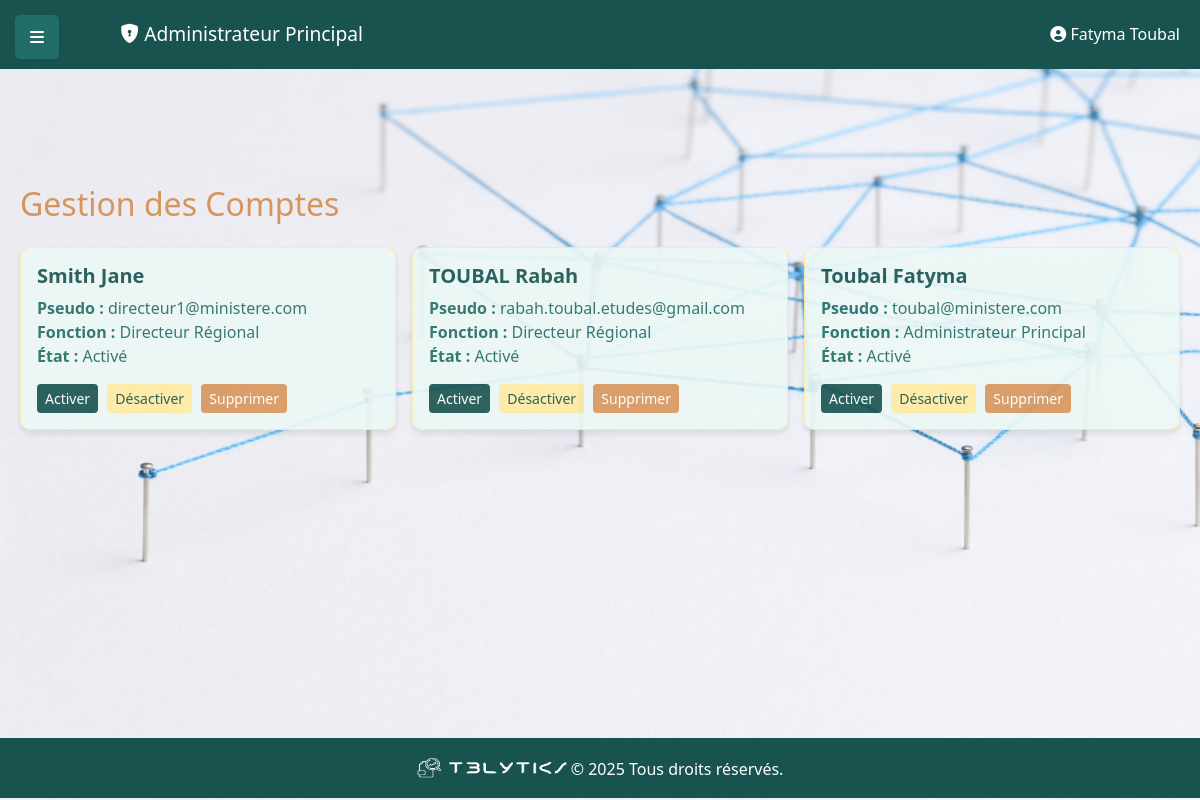
/pages/manage_accounts.php (signed in), run on the app's committed database.
### tables this page shows
CREATE TABLE `t_profils_prfls` (
  `pseudo` varchar(255) NOT NULL,
  `nom` varchar(100) NOT NULL,
  `prenom` varchar(100) NOT NULL,
  `date_naissance` date DEFAULT NULL,
  `fonction` varchar(100) DEFAULT NULL,
  `etat` enum('A','D') DEFAULT 'D'
);

### pages/manage_accounts.php (the view, shortened to what this page needs)
<?php
require '../includes/config.php';
$action_pseudo = "";
?>
<!DOCTYPE html>
<html lang="fr">
<head>
    <link href="https://cdn.jsdelivr.net/npm/bootstrap@5.3.0/dist/css/bootstrap.min.css" rel="stylesheet">
    <link href="https://cdn.jsdelivr.net/npm/bootstrap-icons/font/bootstrap-icons.css" rel="stylesheet">
    <link rel="stylesheet" href="https://cdnjs.cloudflare.com/ajax/libs/font-awesome/6.0.0-beta3/css/all.min.css">
    <link href="../assets/css/dashboardstyle.css" rel="stylesheet"  type="text/css">
</head>
<body id="doudou">
<?php
$fonction = $_SESSION['fonction'];
$nom_utilisateur = $_SESSION['nom'];
$prenom_utilisateur = $_SESSION['prenom'];
$welcome_message = ($fonction === 'Administrateur Principal')
    ? '<i class="bi bi-shield-lock-fill"></i> Administrateur Principal'
    : '<i class="bi bi-building"></i> Directeur Régional';?>
<button class="toggle-btn" onclick="toggleSidebar()"><i class="fas fa-bars"></i></button>
<div class="d-flex sidebar-hidden">
    <div class="w-100">
        <div id="header" class="header d-flex justify-content-between align-items-center">
            <span class="welcome"> <?php echo $welcome_message; ?> </span>
            <span><i class="fas fa-user-circle"></i> <?php echo $prenom_utilisateur . ' ' . $nom_utilisateur; ?></span>
        </div>
        <br>
        <br>
        <br>
        <br>
     <div id="content" class="content">
    <h2 id="ergreg" class="mb-4">Gestion des Comptes</h2>
    <div class="row g-3">
        <?php
        $result = $conn->query("
            SELECT p.pseudo, p.nom, p.prenom, p.fonction, p.etat
            FROM t_profils_prfls p
        ");
        while ($row = $result->fetch_assoc()) {
            $highlight = $row['pseudo'] === $action_pseudo ? "border-success" : "";
            echo "<div class='col-md-4'>
                    <div class='card $highlight' style='opacity:0.9;'>
                        <div class='card-body'>
                            <h5 class='card-title'>{$row['nom']} {$row['prenom']}</h5>
                            <p class='card-text'>
                                <strong>Pseudo :</strong> {$row['pseudo']}<br>
                                <strong>Fonction :</strong> {$row['fonction']}<br>
                                <strong>État :</strong> " . ($row['etat'] === 'A' ? 'Activé' : 'Désactivé') . "
                            </p>
                            <div class='d-flex justify-content-between flex-wrap'>
                                <form method='POST'>
                                    <input type='hidden' name='pseudo' value='{$row['pseudo']}'>
                                    <button type='submit' name='action' value='activate' class='btn btn-custom-green btn-sm'>Activer</button>
                                    <button type='submit' name='action' value='deactivate' class='btn btn-custom-yellow btn-sm'>Désactiver</button>
                                    <button type='submit' name='action' value='delete' class='btn btn-custom-red btn-sm'>Supprimer</button>
                                </form>
                            </div>";
            echo "    </div>
                    </div>
                </div>";
        }
        ?>
    </div>
</div>
    <br>
        <br>
        <br>
        <br>
        <br>
        <br>
        <br>
        <br>
        <br>
        <br>
        <?php include '../includes/footer.php'; ?>
    </div>
</div>
</body>
</html>

### includes/footer.php (shortened to what this page needs)
<footer class="mt-5" style="background-color: #18534F; height: 60px;">
        <div class="container text-center" >
            <p><img src="../img/lst2.png" alt="TBL Logo" id="im23445" style="width: 150px; height: 45px;"> &copy; 2025  Tous droits réservés.</p>
        </div>
    </footer>

### assets/css/dashboardstyle.css (style rules this page uses)
body { background-color: #ECF8F6; color: #18534F; }
.header { background-color: #D6955B; color: white; padding: 15px 20px; }
.welcome { margin-left: 100px; font-size: 1.2rem; }
.content { padding: 20px; }
.card { border: 2px solid #FEEAA1; border-radius: 10px; box-shadow: 0 4px 6px rgba(0, 0, 0, 0.1); }
.welcome { font-size: 1.2rem; }
footer { background-color:#FEEAA1; color: white; padding: 10px 0; }
.header { background-color: #18534F; color: white; padding: 20px 20px; margin-left: 250px; transition: margin-left 0.3s; }
.content { padding: 20px; margin-left: 250px; transition: margin-left 0.3s; }
.toggle-btn { position: fixed; top: 15px; left: 15px; background-color: #226D68; border: none; color: white; padding: 10px 15px; border-radius: 5px; cursor: pointer; z-index: 1100; }

### pages/manage_accounts.php (style rules this page uses)
#doudou { background-image: url('../img/aziz.jpg'); background-size: cover; background-position: center; background-repeat: no-repeat; background-attachment: fixed; margin: 0; height: 100vh; }
.sidebar-hidden { margin-left: 0; }
.card { border-radius: 10px; box-shadow: 0 4px 6px rgba(0, 0, 0, 0.1); transition: transform 0.3s ease, box-shadow 0.3s ease; }
.card-title { color: #18534F; font-weight: bold; }
.card-text { color: #226D68; }
.btn-sm { margin-right: 5px; }
#content, #header { transition: margin-left 0.3s ease; margin-left: 250px; }
.sidebar-hidden #content, .sidebar-hidden #header { margin-left: 0; }
#ergreg { color:#D6955B; }
.btn-custom-green { background-color: #18534F; color: white; border: none; }
.btn-custom-yellow { background-color: #FEEAA1; color: #18534F; border: none; }
.btn-custom-red { background-color: #D6955B; color: white; border: none; }
.card { background-color: #ECF8F6; border: 1px solid #FEEAA1; border-radius: 10px; box-shadow: 0 4px 6px rgba(0, 0, 0, 0.1); transition: transform 0.3s ease, box-shadow 0.3s ease; }

### data on the page
t_profils_prfls: nom "Smith", prenom "Jane", pseudo "directeur1@ministere.com", fonction "Directeur Régional", etat "Activé"
t_profils_prfls: nom "TOUBAL", prenom "Rabah", pseudo "rabah.toubal.etudes@gmail.com", fonction "Directeur Régional", etat "Activé"
t_profils_prfls: nom "Toubal", prenom "Fatyma", pseudo "toubal@ministere.com", fonction "Administrateur Principal", etat "Activé"

### other printed values
$prenom_utilisateur "Fatyma"
$nom_utilisateur "Toubal"
